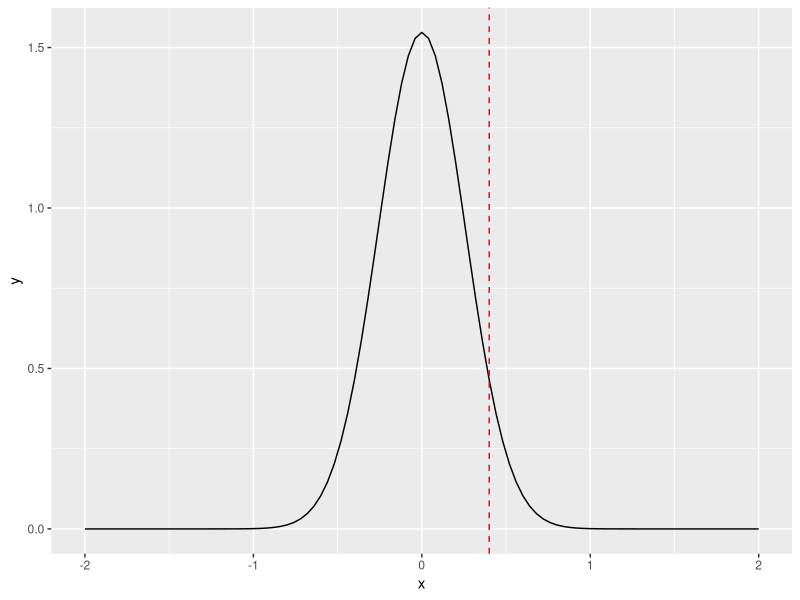

This figure's R source:
# Data

x1 <- 6.78
s1 <- 1.43
n1 <- 50

x2 <- 7.18
s2 <- 1.6
n2 <- 100

Diff <- x2-x1

SEdiff <- sqrt((s2^2/n2)+(s1^2/n1))

CI.lower <- Diff-1.96*SEdiff
CI.upper <- Diff+1.96*SEdiff

# Null Hypothesis
Ho <- 0

z <- (Diff - Ho)/SEdiff

# One tail
1-pnorm(z)

# Two tail
2*(1-pnorm(z))

# t value
t1 <- qt(0.975,n1-1)


library(ggplot2)
ggplot(data.frame(x = c(-2, 2)), aes(x)) + 
  stat_function(fun = dnorm, args = list(mean = 0, sd = SEdiff)) +
  geom_vline(xintercept=Diff, lty=2, col = "red")
